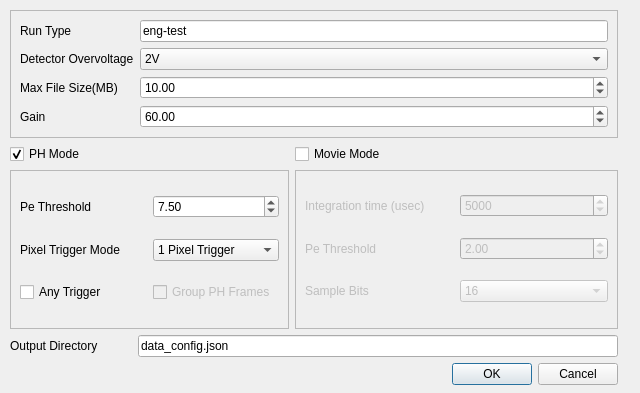
<?xml version="1.0" encoding="UTF-8"?>
<ui version="4.0">
 <class>Form</class>
 <widget class="QWidget" name="Form">
  <property name="geometry">
   <rect>
    <x>0</x>
    <y>0</y>
    <width>640</width>
    <height>393</height>
   </rect>
  </property>
  <property name="windowTitle">
   <string>Data Config</string>
  </property>
  <widget class="QWidget" name="layoutWidget">
   <property name="geometry">
    <rect>
     <x>10</x>
     <y>10</y>
     <width>621</width>
     <height>375</height>
    </rect>
   </property>
   <layout class="QGridLayout" name="gridLayout_3">
    <item row="1" column="1">
     <widget class="QLabel" name="label_11">
      <property name="text">
       <string/>
      </property>
     </widget>
    </item>
    <item row="1" column="0">
     <widget class="QCheckBox" name="ph_mode_enable">
      <property name="text">
       <string>PH Mode</string>
      </property>
      <property name="checked">
       <bool>true</bool>
      </property>
     </widget>
    </item>
    <item row="1" column="4">
     <widget class="QLabel" name="label_10">
      <property name="text">
       <string/>
      </property>
     </widget>
    </item>
    <item row="2" column="0" colspan="2">
     <widget class="QFrame" name="ph_frame">
      <property name="sizePolicy">
       <sizepolicy hsizetype="Preferred" vsizetype="Preferred">
        <horstretch>2</horstretch>
        <verstretch>6</verstretch>
       </sizepolicy>
      </property>
      <property name="frameShape">
       <enum>QFrame::Shape::StyledPanel</enum>
      </property>
      <property name="frameShadow">
       <enum>QFrame::Shadow::Raised</enum>
      </property>
      <layout class="QGridLayout" name="gridLayout_5">
       <item row="1" column="1">
        <widget class="QComboBox" name="ph_trigger_mode">
         <item>
          <property name="text">
           <string>1 Pixel Trigger</string>
          </property>
         </item>
         <item>
          <property name="text">
           <string>2 Pixels Trigger</string>
          </property>
         </item>
         <item>
          <property name="text">
           <string>3 Pixels Trigger </string>
          </property>
         </item>
        </widget>
       </item>
       <item row="0" column="1">
        <widget class="QDoubleSpinBox" name="ph_pe_threshold">
         <property name="maximum">
          <double>9999.000000000000000</double>
         </property>
         <property name="singleStep">
          <double>1.000000000000000</double>
         </property>
         <property name="value">
          <double>7.500000000000000</double>
         </property>
        </widget>
       </item>
       <item row="0" column="0">
        <widget class="QLabel" name="label_8">
         <property name="text">
          <string>Pe Threshold</string>
         </property>
        </widget>
       </item>
       <item row="2" column="0">
        <widget class="QCheckBox" name="ph_any_trigger_enable">
         <property name="text">
          <string>Any Trigger</string>
         </property>
        </widget>
       </item>
       <item row="1" column="0">
        <widget class="QLabel" name="label_9">
         <property name="text">
          <string>Pixel Trigger Mode</string>
         </property>
        </widget>
       </item>
       <item row="2" column="1">
        <widget class="QCheckBox" name="ph_group_frame_enable">
         <property name="enabled">
          <bool>false</bool>
         </property>
         <property name="text">
          <string>Group PH Frames</string>
         </property>
        </widget>
       </item>
      </layout>
     </widget>
    </item>
    <item row="5" column="0">
     <widget class="QLabel" name="label">
      <property name="sizePolicy">
       <sizepolicy hsizetype="Preferred" vsizetype="Preferred">
        <horstretch>1</horstretch>
        <verstretch>0</verstretch>
       </sizepolicy>
      </property>
      <property name="text">
       <string>Output Directory</string>
      </property>
     </widget>
    </item>
    <item row="6" column="3">
     <widget class="QDialogButtonBox" name="data_config_button">
      <property name="standardButtons">
       <set>QDialogButtonBox::StandardButton::Cancel|QDialogButtonBox::StandardButton::Ok</set>
      </property>
     </widget>
    </item>
    <item row="5" column="1" colspan="3">
     <widget class="QLineEdit" name="config_output_dir">
      <property name="sizePolicy">
       <sizepolicy hsizetype="Expanding" vsizetype="Fixed">
        <horstretch>3</horstretch>
        <verstretch>0</verstretch>
       </sizepolicy>
      </property>
      <property name="text">
       <string>data_config.json</string>
      </property>
     </widget>
    </item>
    <item row="0" column="0" colspan="4">
     <widget class="QFrame" name="frame_3">
      <property name="sizePolicy">
       <sizepolicy hsizetype="Preferred" vsizetype="Preferred">
        <horstretch>0</horstretch>
        <verstretch>1</verstretch>
       </sizepolicy>
      </property>
      <property name="frameShape">
       <enum>QFrame::Shape::StyledPanel</enum>
      </property>
      <property name="frameShadow">
       <enum>QFrame::Shadow::Raised</enum>
      </property>
      <layout class="QGridLayout" name="gridLayout_6">
       <item row="3" column="0">
        <widget class="QLabel" name="label_5">
         <property name="text">
          <string>Max File Size(MB)</string>
         </property>
        </widget>
       </item>
       <item row="2" column="1">
        <widget class="QComboBox" name="detector_overvoltage">
         <item>
          <property name="text">
           <string>2V</string>
          </property>
         </item>
         <item>
          <property name="text">
           <string>3V</string>
          </property>
         </item>
        </widget>
       </item>
       <item row="0" column="1">
        <widget class="QLineEdit" name="run_type">
         <property name="text">
          <string>eng-test</string>
         </property>
        </widget>
       </item>
       <item row="3" column="1">
        <widget class="QDoubleSpinBox" name="max_file_size">
         <property name="maximum">
          <double>9999.000000000000000</double>
         </property>
         <property name="singleStep">
          <double>1.000000000000000</double>
         </property>
         <property name="value">
          <double>10.000000000000000</double>
         </property>
        </widget>
       </item>
       <item row="2" column="0">
        <widget class="QLabel" name="label_6">
         <property name="text">
          <string>Detector Overvoltage</string>
         </property>
        </widget>
       </item>
       <item row="0" column="0">
        <widget class="QLabel" name="label_7">
         <property name="text">
          <string>Run Type</string>
         </property>
        </widget>
       </item>
       <item row="4" column="0">
        <widget class="QLabel" name="label_13">
         <property name="text">
          <string>Gain</string>
         </property>
        </widget>
       </item>
       <item row="4" column="1">
        <widget class="QDoubleSpinBox" name="gain">
         <property name="maximum">
          <double>9999.000000000000000</double>
         </property>
         <property name="singleStep">
          <double>1.000000000000000</double>
         </property>
         <property name="value">
          <double>60.000000000000000</double>
         </property>
        </widget>
       </item>
      </layout>
     </widget>
    </item>
    <item row="1" column="2">
     <widget class="QCheckBox" name="mov_mode_enable">
      <property name="text">
       <string>Movie Mode</string>
      </property>
     </widget>
    </item>
    <item row="2" column="2" colspan="2">
     <widget class="QFrame" name="mov_frame">
      <property name="enabled">
       <bool>false</bool>
      </property>
      <property name="sizePolicy">
       <sizepolicy hsizetype="Preferred" vsizetype="Preferred">
        <horstretch>2</horstretch>
        <verstretch>6</verstretch>
       </sizepolicy>
      </property>
      <property name="frameShape">
       <enum>QFrame::Shape::StyledPanel</enum>
      </property>
      <property name="frameShadow">
       <enum>QFrame::Shadow::Raised</enum>
      </property>
      <layout class="QGridLayout" name="gridLayout_2">
       <item row="1" column="0">
        <widget class="QLabel" name="label_14">
         <property name="text">
          <string>Pe Threshold</string>
         </property>
        </widget>
       </item>
       <item row="0" column="0">
        <widget class="QLabel" name="label_15">
         <property name="text">
          <string>Integration time (usec)</string>
         </property>
        </widget>
       </item>
       <item row="1" column="1">
        <widget class="QDoubleSpinBox" name="mov_ph_threshold">
         <property name="maximum">
          <double>9999.000000000000000</double>
         </property>
         <property name="singleStep">
          <double>1.000000000000000</double>
         </property>
         <property name="value">
          <double>2.000000000000000</double>
         </property>
        </widget>
       </item>
       <item row="2" column="0">
        <widget class="QLabel" name="label_16">
         <property name="text">
          <string>Sample Bits</string>
         </property>
        </widget>
       </item>
       <item row="2" column="1">
        <widget class="QComboBox" name="mov_sample_bits">
         <item>
          <property name="text">
           <string>16</string>
          </property>
         </item>
         <item>
          <property name="text">
           <string>8</string>
          </property>
         </item>
        </widget>
       </item>
       <item row="0" column="1">
        <widget class="QSpinBox" name="mov_integration_time">
         <property name="maximum">
          <number>9999999</number>
         </property>
         <property name="value">
          <number>5000</number>
         </property>
        </widget>
       </item>
      </layout>
     </widget>
    </item>
   </layout>
  </widget>
 </widget>
 <resources/>
 <connections/>
</ui>
